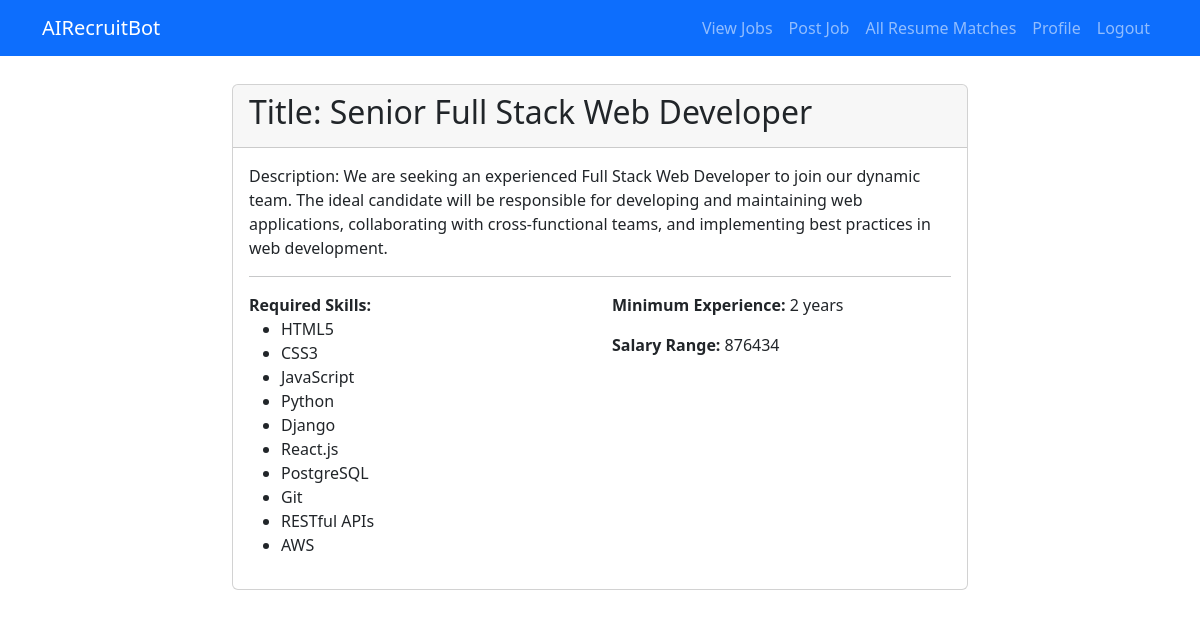
Page /jobs/1/ (signed in) on the committed database.
### jobs/models.py (models this page shows, shortened)
class JobPosting(models.Model):
    recruiter = models.ForeignKey(CustomUser, on_delete=models.CASCADE)
    title = models.CharField(max_length=200)
    description = models.TextField()
    required_skills = models.JSONField(default=list)
    min_experience = models.IntegerField()
    salary_range = models.CharField(max_length=100, blank=True)
    created_at = models.DateTimeField(auto_now_add=True)

### jobs/views.py (the view)
# urls.py: path('<int:pk>/', views.job_detail, name='job_detail'),
@login_required
def job_detail(request, pk):
    try:
        job = get_object_or_404(JobPosting, pk=pk)
        user_match = None
        if hasattr(request.user, 'resume'):
            user_match = CandidateMatch.objects.filter(
                job_posting=job,
                candidate=request.user
            ).first()
        context = {
            'job': job,
            'user_match': user_match
        }
        return render(request, 'jobs/job_detail.html', context)
    except Exception as e:
        logger.error(f"Job detail error: {e}")
        messages.error(request, "Unable to retrieve job details.")
        return redirect('job_list')

### templates/jobs/job_detail.html (shortened to what this page needs)
{% extends 'base.html' %}
{% block content %}
<div class="row">
    <div class="col-md-8 offset-md-2">
        <div class="card">
            <div class="card-header">
                <h2>{{ job.title }}</h2>
            </div>
            <div class="card-body">
                <p>{{ job.description }}</p>
                <hr>
                <div class="row">
                    <div class="col-md-6">
                        <strong>Required Skills:</strong>
                        <ul>
                            {% for skill in job.required_skills %}
                                <li>{{ skill }}</li>
                            {% endfor %}
                        </ul>
                    </div>
                    <div class="col-md-6">
                        <p><strong>Minimum Experience:</strong> {{ job.min_experience }} years</p>
                        <p><strong>Salary Range:</strong> {{ job.salary_range }}</p>
                    </div>
                </div>
            </div>
        </div>
    </div>
</div>
{% endblock %}

### templates/base.html (style rules this page uses)
body { padding-top: 60px; }

### rows in the picture
JobPosting: title "Title: Senior Full Stack Web Developer", description "Description: We are seeking an experienced Full Stack Web Developer to join our dynamic team. The ideal candidate will be responsible for developing and maintaining web applications, collaborating with cross-functional teams, and implementing best practices in web development.", min_experience "2", salary_range "876434"

### other values in the picture
{{ skill }} "HTML5" "CSS3" "JavaScript" "Python" "Django" "React.js" "PostgreSQL" "Git" "RESTful APIs" "AWS"
